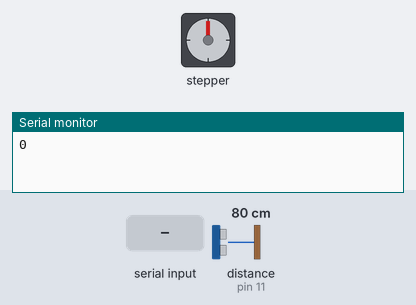
Recording of a sketch running on a simulated Arduino Uno, built with avr-gcc and run on an emulated ATmega328P. Shown: stepper motor, the last lines printed to the serial monitor. Wiring (inferred from the names in the program): ultrasonic range finder: trigger pin 12; echo pin 11. The inputs (shaded band) are chosen by the test bench; at power-on: distance to the obstacle (sensor on pin 11) 80 cm. The echo pulse lasts 58.3 µs per cm; stepper angles assume 2048 steps per turn.

Above: at 2.1 s.
2.2 s: "1\n" received over Serial
At 3.31 s:
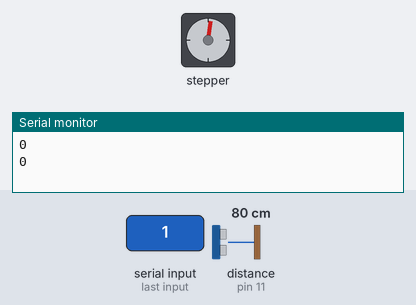
At 4.51 s:
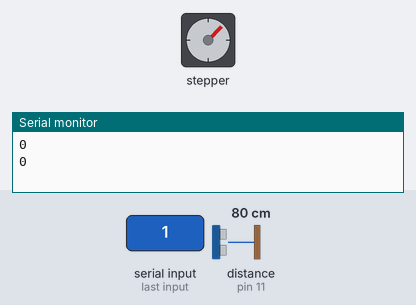
5.7 s: distance to the obstacle (sensor on pin 11) set to 27 cm
9.2 s: distance to the obstacle (sensor on pin 11) set to 22 cm
13.8 s: "30,150\n" received over Serial
At 19.12 s:
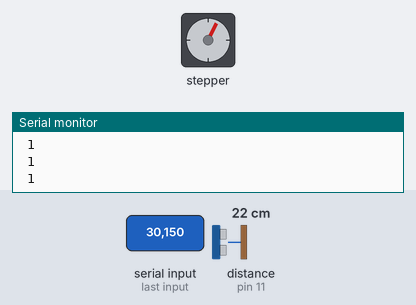
Timing chart, 0 to 19.9 s (numbered marks = the images above; inputs shaded):
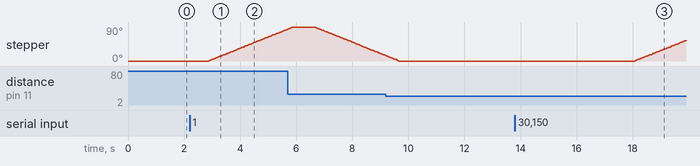

Measured:
- after the input at 2.2 s, stepper: keeps turning clockwise at about 30°/s, starting after 0.68 s
- after the input at 13.8 s, stepper: keeps turning clockwise at about 30°/s, starting after 4.3 s

The sketch:

FinalArduinoCode.ino
```cpp
/* SYSC 3010 Project - Arduino Code for
 * Motor and Ultrasonic Sensor
 *
 * Author: Abdelrahman Darwish
 * Date: November 25, 2019
 *
 */

// Include the Motor library
#include <Stepper.h>

// number of steps per rotation, Full step mode 2048 steps for 360 degrees
const int StepsPerRev=2048;

// True if an incoming car has been detected by UltraSonic Sensor One and false otherwise
bool IncomingCarDetected;

// Declaring the data that is coming from the Raspberry Pi that is in Serial Communication with Arduino
// 1 means open gate ( Access Granted) and 0 means gate remains closed (Access Denied)
int incoming_state;

// Motor Pins Initiliziation
const int MotorPin1 = 3; // IN1 on the Motor Driver
const int MotorPin2 = 4; // IN2 on the Motor Driver
const int MotorPin3 = 5; // IN3 on the Motor Driver
const int MotorPin4 = 6; // IN4 on the Motor Driver

// Initializing a Stepper Object specifying the pins connected to the Motor
Stepper myStepper = Stepper(StepsPerRev,MotorPin1,MotorPin2,MotorPin3,MotorPin4);

// UltraSonic Sensor GPIO Initilization
// Trigger pin of Sensor
const int trigPin = 12 ;
// Echo Pin of Sensor
const int echoPin = 11 ;

// Declaring Variables used for calulating the distance from UltraSonic Sensor One
// TimePeriod is the time taken for the pulse to be emitted from the sensor and bounce back from the sensed object, used for calculating the distance
long TimePeriod;

/**
 * checkSerial Method will check if there is any serial data coming from the Database Pi
 * The incoming data determines whether or not the gate opens.
 *
 */

int checkSerial(){

    // Gets the number of bytes available from the Serial Port
    // If number of bytes is  greater than zero means there is incoming data from Pi

    if(Serial.available() > 0){

    // Incoming Data Detected
    // Reading the incoming data from the Pi and converting the byte to an integer
    // 0 is the NULL Character in the ASCII Table, hence we subtract it to find the numeric value of incoming data
    incoming_state= Serial.read() -'0';

    delay(250);


  }

   if( incoming_state == 1 ){

      // Database Pi confirmed that the car can enter the Garage
      // Access Granted, Gate opens
      // Rotate motor in a clockwise direction for a quarter of a revolution
      myStepper.step(StepsPerRev/4);

      // Wait 8 seconds for the car to fully enter the garage
      delay(800);

      // now close the gate
      // Rotate the motor in an anticlockwise direction for a quarter of a revolution/cycle
      myStepper.step(-StepsPerRev/4);
   }

    else if( incoming_state == 0){

      delay(500);

      // Plate Number not in the database
      // Hence, Access Denied, Gate remains closed
      // Do Nothing i.e Gate remains closed

    }
}

/**
 * calculateDistanceOne Method calculate the distance of objects from sensor
 */

int calculateDistanceOne(){

  // UltraSonic Sensor One
  // Clear trigPin
  // The sensor is triggered by a HIGH pulse of 10 or more microseconds.
  // Give a short LOW pulse beforehand to ensure a clean HIGH pulse
  digitalWrite(trigPin,LOW);
  delayMicroseconds(4);
  digitalWrite(trigPin, HIGH);
  delayMicroseconds(10);
  digitalWrite(trigPin, LOW);

  // Returns the duration in microseconds, The time that the sound wave travelledTimePeriod
  // Note: this is the time for the sound wave to travel to object + time of sound wave to return from object to sensor
  // Hence, the time period must be halved

  TimePeriod = pulseIn(echoPin,HIGH);

  // Calculate the distance in cms from object and is a whole number
  // 0.0343 is the speed of sound in cm per microseconds

  int distance = ( (TimePeriod/2) * (0.0343) );

  delay(400);


if(distance < 25 ){

  // Incoming Car Stopped 25cms away from the sensor
  // Incoming Car Detected

  IncomingCarDetected = true;

  delay(350);

  // Send a message to the Pi , to take a picture of the liscense plate number if its an incoming car
  // Note: Pi will not take a picture of cars trying to exit the garage only cars attempting to enter!
  Serial.println(" 1 ");

  delay(900); // wait for car to completely stop
  // Call the method that checks for incoming data from Pi
  checkSerial();

}
else{


      // Cars are at a distance greater than 25 cms away from the sensor
      // Do nothing, no incoming car detected
      delay(250);

      // Notify the Pi that it should not do anything, i.e DO NOT take any pictures
      Serial.println("0");

      delay(400);
}
}

void setup() {

  // Motor speed to 5 RPM
  myStepper.setSpeed(5);

  // UltraSonic Sensor one setup below
  // Set the trigPin as an output
  pinMode(trigPin,OUTPUT);

  //Set the echoPin as an input
  pinMode(echoPin,INPUT);

  // Set the data rate to 9600, start Serial Communication with Image Recognition Pi
  Serial.begin(9600);

}

void loop() {
// Code that will run forever

// Keep Calling the function that calculates the distance of objects from sensor
 calculateDistanceOne();

// Check for Incoming Serial coming from the Image Recognition Pi to either or open the gate or keep the gate closed
 checkSerial();

}
```
